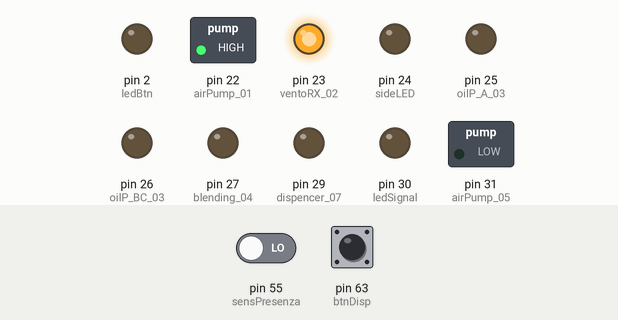
This sketch was run on a simulated Arduino Mega 2560, built with avr-gcc and run on an emulated ATmega2560. On the bench: switched loads named in the sketch (green lamp = pin HIGH), output pins drawn as LEDs (lit = HIGH). The test bench sets the inputs (shaded band); at power-on: pin 55 (sensPresenza) LOW, pin 63 (btnDisp) LOW.

Above: at 0.1 s.
At 60.1 s:
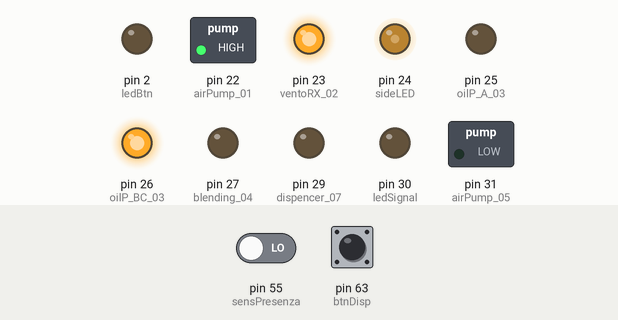
At 73.8 s:
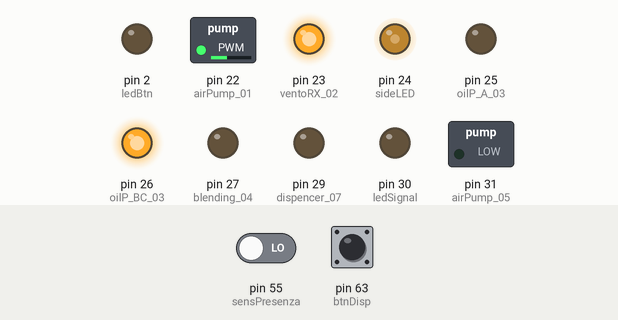
At 80.1 s:
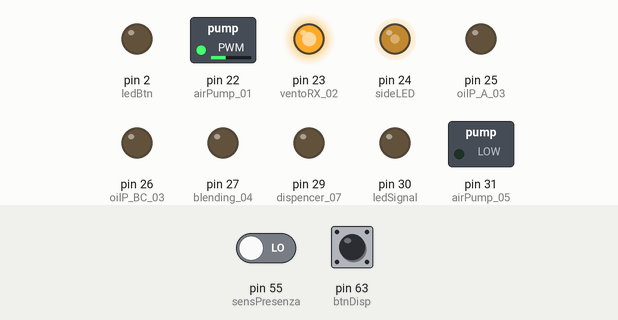
Timing chart, 0 to 81.6 s (numbered marks = the images above):
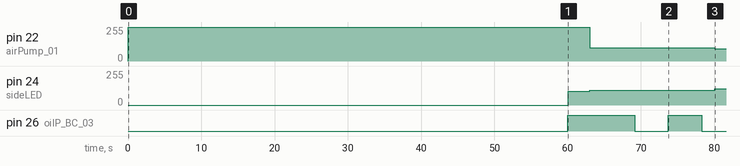

The sketch:

CONTROLLINO_FASTER.ino
```cpp
//CODICE GIOCO TOTALE
//CONTROLLINO MAXI
//Caricato il 16/12/2022

#include <Controllino.h>

#define airPump_01 CONTROLLINO_R0
#define ventoRX_02 CONTROLLINO_R1
#define sideLED CONTROLLINO_R2
#define oilP_A_03 CONTROLLINO_R3    //pompa per acquari a 220V
#define oilP_BC_03 CONTROLLINO_R4    //pompa per acquari a 220V
#define blending_04 CONTROLLINO_R5
#define airPump_05 CONTROLLINO_R9
#define ledSignal CONTROLLINO_R8

#define ledBtn CONTROLLINO_D0       //led pulsante dispencer

#define dispencer_07 CONTROLLINO_R7

#define btnDisp CONTROLLINO_A9     //pulsante discesa
#define sensBottle CONTROLLINO_A0
#define sensPresenza CONTROLLINO_A1 //sensore Presenza


void setup() {
  pinMode(sideLED, OUTPUT);
  pinMode(airPump_01, OUTPUT);
  pinMode(ventoRX_02, OUTPUT);
  pinMode(oilP_A_03, OUTPUT);
  pinMode(oilP_BC_03, OUTPUT);
  pinMode(airPump_05, OUTPUT);
  pinMode(ledSignal, OUTPUT);
  pinMode(ledBtn, OUTPUT);
  pinMode(blending_04, OUTPUT);

  pinMode(dispencer_07, OUTPUT);
  digitalWrite(dispencer_07, LOW);

  digitalWrite(airPump_01, LOW);
  digitalWrite(sideLED, LOW);
  digitalWrite(blending_04, LOW);
  digitalWrite(ventoRX_02, LOW);
  digitalWrite(oilP_A_03, LOW);
  digitalWrite(oilP_BC_03, LOW);
  digitalWrite(airPump_05, LOW);

  digitalWrite(ledBtn, LOW);

  while (millis() < 60000) {
    digitalWrite(airPump_01, HIGH);
    digitalWrite(ventoRX_02, HIGH);
  }

  digitalWrite(airPump_01, LOW);

  //ALL READY!
  digitalWrite(ledBtn, HIGH);

}

unsigned long dPlay = 20000, tStall = 0;
uint8_t sPlay = 0;
int i = 0;

bool bottone = false;
bool presenza = false;
int bottoneCounter = 0;
int presenzaCounter = 0;
unsigned long presenzaTimer = 0;

unsigned long tBlendOn = 0;
unsigned long tBlendOff = 0;
bool fBlendOn = true;
bool fBlendOff = true;
bool sBlending = false;

void loop() {

  checkBlending();

  if (digitalRead(btnDisp)) {
    digitalWrite(ledBtn, HIGH);
    bottoneCounter++;
    if (bottoneCounter > 2000) {
      bottone = true;
    }
  }
  else {
    bottoneCounter = 0;
    bottone = false;
  }

  if (digitalRead(sensPresenza)) {
    presenzaCounter++;
    if (presenzaCounter > 5000) {
      presenza = true;
    }
  }
  else {
    presenzaCounter = 0;
    presenza = false;
  }


  if (bottone) {  //se premo pulsante

    spegni();

    dPlay = millis();
    sPlay = 0;
    sBlending = true;
    while (sPlay < 5) {

      evoluzione();

      ledBtnBlink();
      checkBlending();
    }

  }
  else {

    if (presenza) {

      ledBtnPulse();
      movimento();
      presenzaTimer = millis();

      if (fBlendOn) {
        sBlending = true;
      }

    }

    else {  //se non c'è nessuno

      ledBtnPulse();
      movimento();

      if ((millis() - presenzaTimer) > 10000) {
        spegni();
        sBlending = false;
      }

    }

  }

}

void checkBlending() {
  if (sBlending) {
    if (fBlendOn) {
      if ((millis() - tBlendOn) > 5000) {
        digitalWrite(blending_04, HIGH);
        tBlendOff = millis();
        fBlendOn = false;
        fBlendOff = true;
        sBlending = false;
      }
    }
  }
  else {
    if (fBlendOff) {
      if ((millis() - tBlendOff) > 35000) {
        digitalWrite(blending_04, LOW);
        tBlendOn = millis();
        fBlendOff = false;
        fBlendOn = true;
      }
    }
  }
}

void spegni() {
  if ((millis() - tStall) > 60000) {
    tStall = millis();
    digitalWrite(airPump_01, HIGH);
    digitalWrite(ventoRX_02, HIGH);
    digitalWrite(oilP_BC_03, HIGH);
  }

  if ((millis() - tStall) > 3000) {
    digitalWrite(airPump_01, LOW);
  }

  if ((millis() - tStall) > 20000) {
    if (millis() > 60000 * 60) {
      digitalWrite(ventoRX_02, LOW);
    }
    digitalWrite(oilP_BC_03, LOW);
  }


  digitalWrite(sideLED, LOW);

  digitalWrite(oilP_A_03, LOW);

  digitalWrite(airPump_05, LOW);
  digitalWrite(ledBtn, LOW);

}

unsigned long tMacerazione = 0, tPulse = 0, tVulcano = 0, tFilter = 0;
bool sMacerazione = false, sPulse = false, sVulcano = false;
int dFilter = 2000;

void ledBtnBlink() {
  if ((millis() - tPulse) > 250) {
    tPulse = millis();
    sPulse = !sPulse;
    digitalWrite(ledBtn, sPulse);
  }

}

void ledBtnPulse() {
  if ((millis() - tPulse) > 4) {
    tPulse = millis();

    if (i < 255) {
      i++;
    }
    else {
      i = 0;
    }
    analogWrite(ledBtn, i);
  }

}

void evoluzione() {

  //bollitura, macerazione e blending
  if (sPlay == 0) {
    //accendi la bollitura
    digitalWrite(airPump_01, HIGH);

    if ((millis() - dPlay) > 1000) {
      sPlay = 1;
      dPlay = millis();
    }
  }

  //vulcano e led
  else if (sPlay == 1) {
    //accendi led side
    digitalWrite(sideLED, HIGH);

    //accendi fontana in mezzo
    digitalWrite(oilP_A_03, HIGH);

    //manda segnale led
    digitalWrite(ledSignal, HIGH);
    if ((millis() - dPlay) > 500) {
      digitalWrite(ledSignal, LOW);
      sPlay = 2;
      dPlay = millis();
    }

  }

  //aspetta 4 secondi
  else if (sPlay == 2) {
    if ((millis() - dPlay) > 4000) {
      sPlay = 3;
      dPlay = millis();
    }
  }

  //vulcano lato e filtrazione
  else if (sPlay == 3) {
    digitalWrite(oilP_A_03, LOW);
    digitalWrite(oilP_BC_03, HIGH);

    digitalWrite(airPump_05, HIGH);

    if ((millis() - dPlay) > 1000) {
      sPlay = 4;
      dPlay = millis();
    }
  }

  //erogazione attesa finale
  else if (sPlay == 4) {
    if (!digitalRead(sensBottle)) {
      digitalWrite(dispencer_07, HIGH);
    }

    if ((millis() - dPlay) > 5000) {
      digitalWrite(dispencer_07, LOW);
      sPlay = 5;
    }
  }

}

void movimento() {
  //sempre accese / spente
  digitalWrite(airPump_01, HIGH);
  digitalWrite(sideLED, HIGH);
  digitalWrite(ventoRX_02, HIGH);

  //vulcano a scatti
  if ((millis() - tVulcano) > 4567) {
    sVulcano = !sVulcano;
    digitalWrite(oilP_A_03, sVulcano);
    digitalWrite(oilP_BC_03, !sVulcano);
    tVulcano = millis();
  }


  //filtrazione a scatti
  if ((millis() - tFilter) > dFilter) {
    tFilter = millis();
    if (dFilter == 2000) {
      digitalWrite(airPump_05, HIGH);
      dFilter = 250;
    }
    else {
      digitalWrite(airPump_05, LOW);
      dFilter = 2000;
    }
  }

}
```

Measured:
- by itself, pin 22 (airPump_01): 255/255 → 100/255 at 63.0 s, → 93/255 17.0 s later
- by itself, pin 24 (sideLED): 0/255 → 103/255 at 60.0 s, → 110/255 3.0 s later, → 121/255 17.0 s later
- by itself, pin 26 (oilP_BC_03): LOW → HIGH at 60.0 s, → LOW 9.1 s later, → HIGH 4.6 s later, → LOW 4.6 s later
